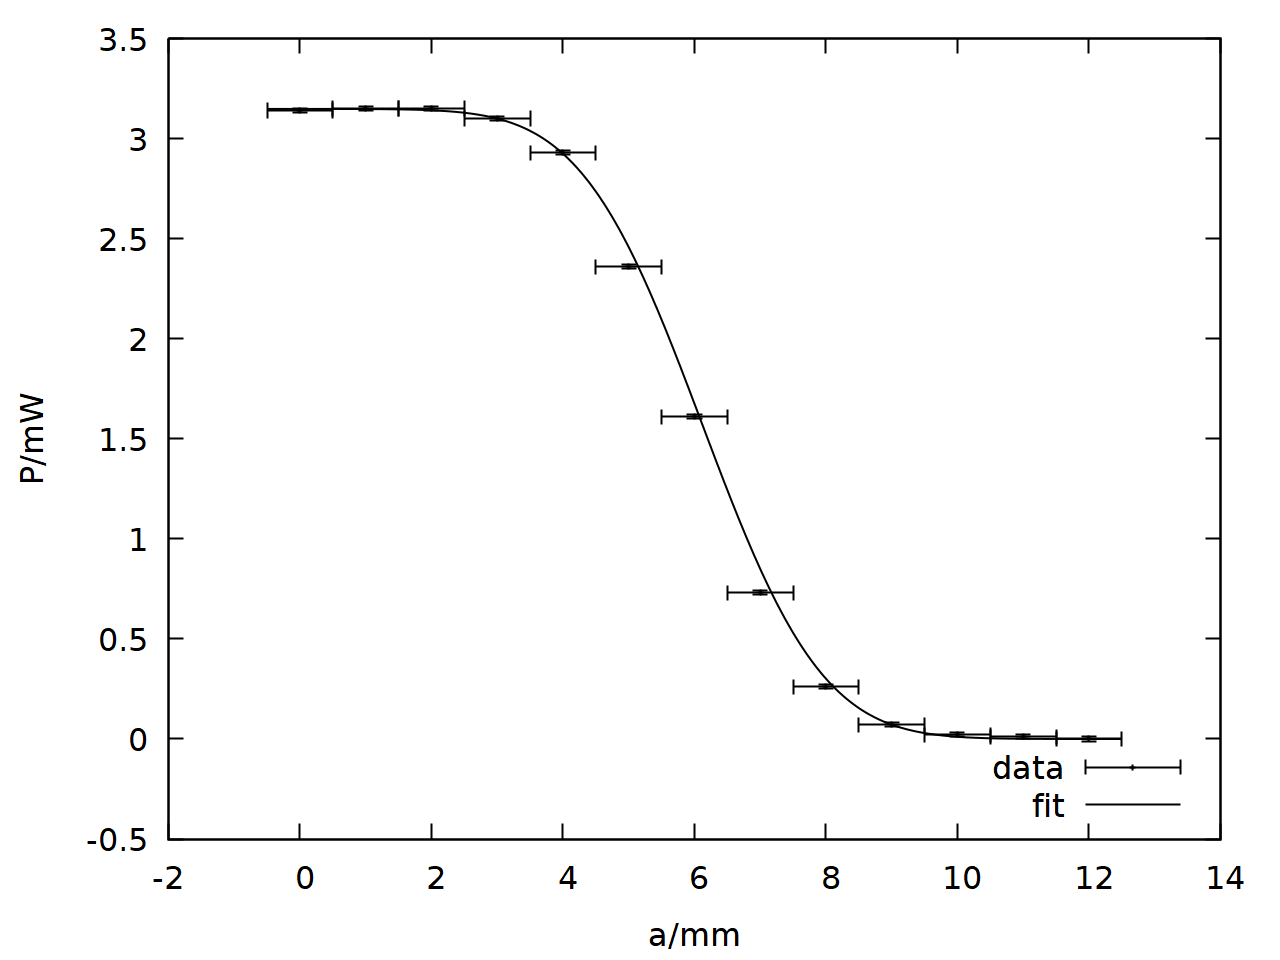

Write the gnuplot code that produced this figure.
set samples 1000 
set term pngcairo size 1280,960 fontscale 2 linewidth 2

set xlabel "a/mm"
set ylabel "P/mW"

N(x)=a*(1-erf((x-b)/s/1.41))

fit N(x) 'beam.txt' u "a":"I":"da":"dI" xyerr via a,b,s

unset xrange
set key bottom right

set output 'beam.png' 
p 'beam.txt' u "a":"I":"da":"dI" w xyerrorbars title "data" lt rgb "black",\
	N(x) title "fit" lt rgb "black"
